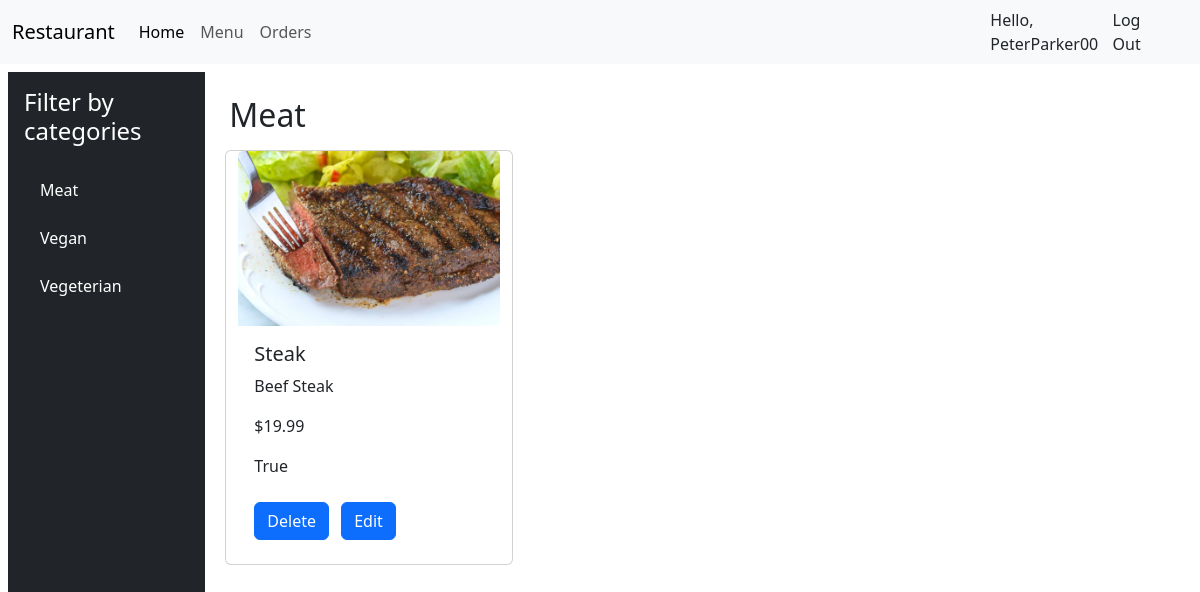
/restaurant/menu/category/1/ (signed in), run on the app's committed database.
### menu/models.py (models this page shows, shortened)
class Category(models.Model):
    name = models.CharField(max_length=20)

class Dish(models.Model):
    name = models.CharField(max_length=50)
    description = models.CharField(max_length=100, blank=True)
    price = models.DecimalField(max_digits=4, decimal_places=2)
    category = models.ForeignKey(
        Category, on_delete=models.CASCADE, related_name="dishes"
    )
    is_available = models.BooleanField(default=True)

### menu/views.py (the view)
# urls.py: path("", views.index, name="index"),
def index(request, category_id=None):
    if not request.user.is_authenticated:
        messages.warning(request, "You must be login to access this page!")
        return redirect("login")
    else:
        categories = Category.objects.all()
        if category_id:
            selected_category = get_object_or_404(Category, id=category_id)
            dishes = Dish.objects.filter(category=selected_category)
        else:
            dishes = Dish.objects.all()
            selected_category = None
        return render(
            request,
            "index.html",
            {
                "dishes": dishes,
                "categories": categories,
                "selected_category": selected_category,
            },
        )

### templates/index.html (shortened to what this page needs)
<!DOCTYPE html>
<html lang="en">
  <head>
  </head>
  <body>
    {% extends 'base.html' %} {% block content %}
    <div class="row m-2">
      <div
        class="col-md-3 col-lg-2 bg-dark text-white d-flex flex-column vh-100 p-3"
      >
        <h4 class="mb-4">Filter by categories</h4>
        <ul class="nav flex-column">
          {% for category in categories %}
          <li class="nav-item mb-2">
            <a
              href="{% url 'filter_by_category' category.id %}"
              class="nav-link text-white"
            >
              {{ category.name }}
            </a>
          </li>
          {% endfor %}
        </ul>
      </div>
      <div class="col-md-9 col-lg-10 p-4">
        <h2>
          {% if selected_category %} {{ selected_category.name }} {% else %} All
          Dishes {% endif %}
        </h2>
        <div class="row">
          {% for dish in dishes %} {% include 'card.html' %} {% endfor %}
        </div>
      </div>
    </div>
    {% endblock %}

### templates/base.html (shortened to what this page needs)
<!DOCTYPE html>
<html lang="en">
  <head>
    <link
      href="https://cdn.jsdelivr.net/npm/bootstrap@5.3.2/dist/css/bootstrap.min.css"
      rel="stylesheet"
    />
  </head>
  <body>
    <nav class="navbar navbar-expand-lg bg-body-tertiary">
      <div class="container-fluid">
        <a class="navbar-brand" href="{% url 'index' %}">Restaurant</a>
        <div class="collapse navbar-collapse" id="navbarNav">
          <ul class="navbar-nav">
            <li class="nav-item">
              <a
                class="nav-link active"
                aria-current="page"
                href="{% url 'index' %}"
                >Home</a
              >
            </li>
            <li class="nav-item">
              <a class="nav-link" href="{% url 'index' %}">Menu</a>
            </li>
            <li class="nav-item">
              <a
                class="nav-link"
                aria-current="page"
                href="{% url 'my_orders' %}"
                >Orders</a
              >
            </li>
          </ul>
        </div>
      </div>
      <div class="d-flex mx-3 px-4">
        {% if user.is_authenticated %}
        <span>Hello, {{user.username}}</span>
        <a class="nav-link" href="{% url 'logout' %}">Log Out</a>
        {% else %}
        <a class="nav-link mx-2" href="{% url 'login' %}">Login</a>
        <a class="nav-link" href="{% url 'signup' %}">Signup</a>
        {% endif %}
      </div>
    </nav>
    <main>{% block content %} {% endblock %}</main>
  </body>
</html>

### templates/card.html
{% load static %}
<div class="card h-100 m-2" style="width: 18rem">
  <a href="{% url 'detail' dish.id %}">
    <img src="{% static 'dish1.jpg' %}" class="card-img-top" alt="..." />
  </a>
  <div class="card-body">
    <h5 class="card-title">{{ dish.name }}</h5>
    <p class="card-text">{{ dish.description }}</p>
    <p class="card-text">${{ dish.price }}</p>
    <p class="card-text">{{ dish.is_available }}</p>
    <a href="{% url 'delete' dish.id %}" class="btn btn-primary">Delete</a>
    <a href="{% url 'edit' dish.id %}" class="btn btn-primary m-2">Edit</a>
  </div>
</div>

### data on the page
Category: name "Meat"
Category: name "Vegan"
Category: name "Vegeterian"
Dish: name "Steak", description "Beef Steak", price "19.99", is_available "True"

### other printed values
{{ user.username }} "PeterParker00"
